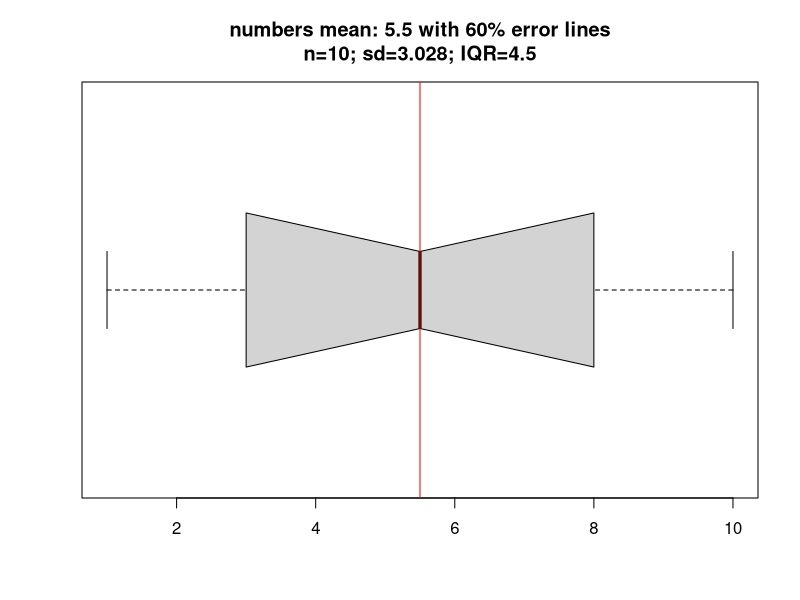
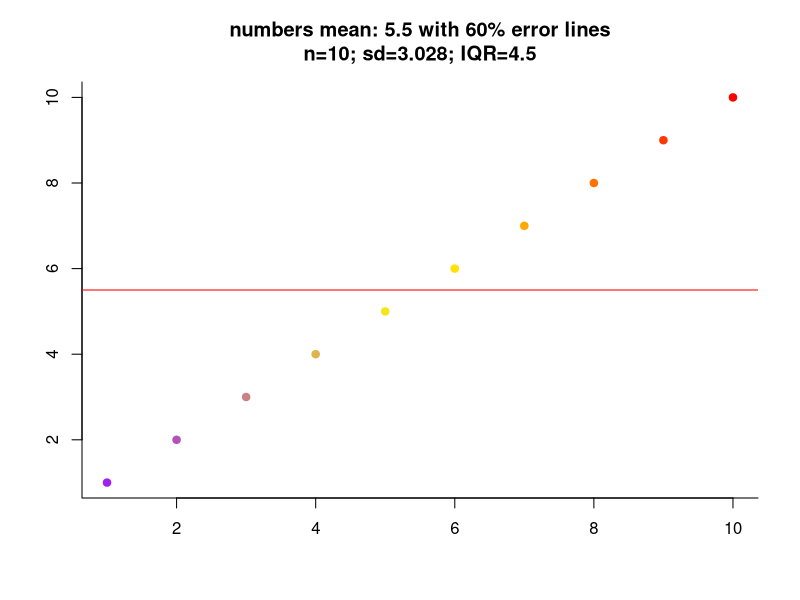
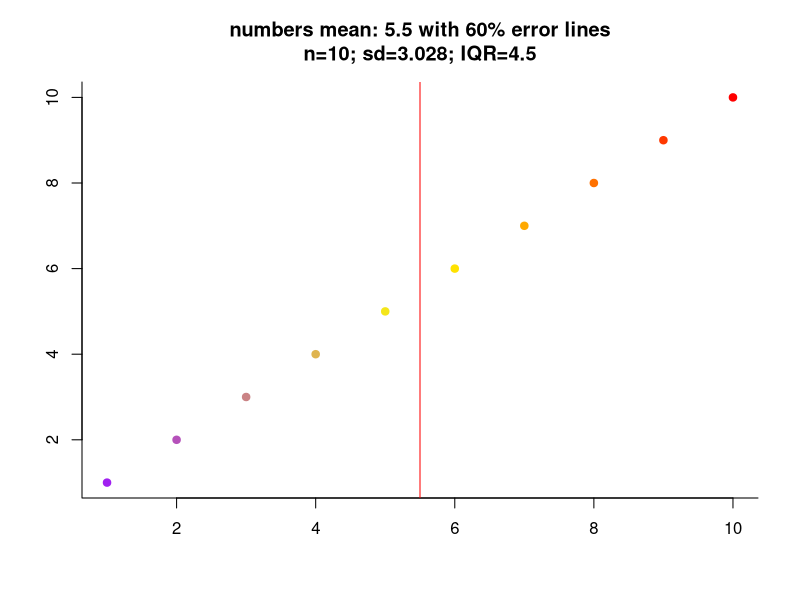
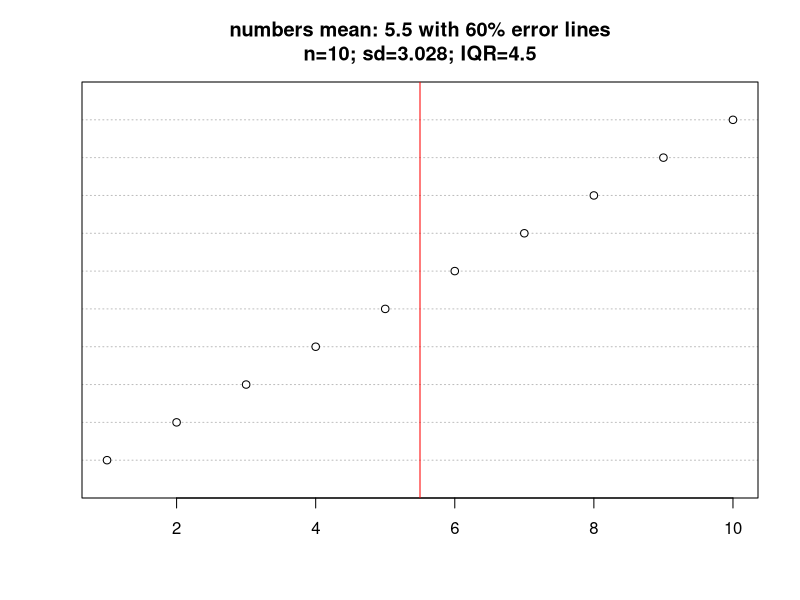
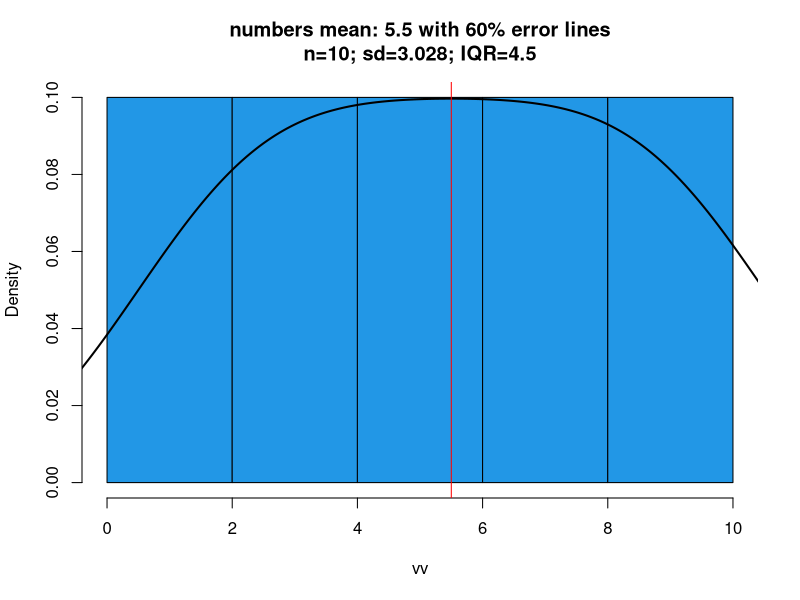
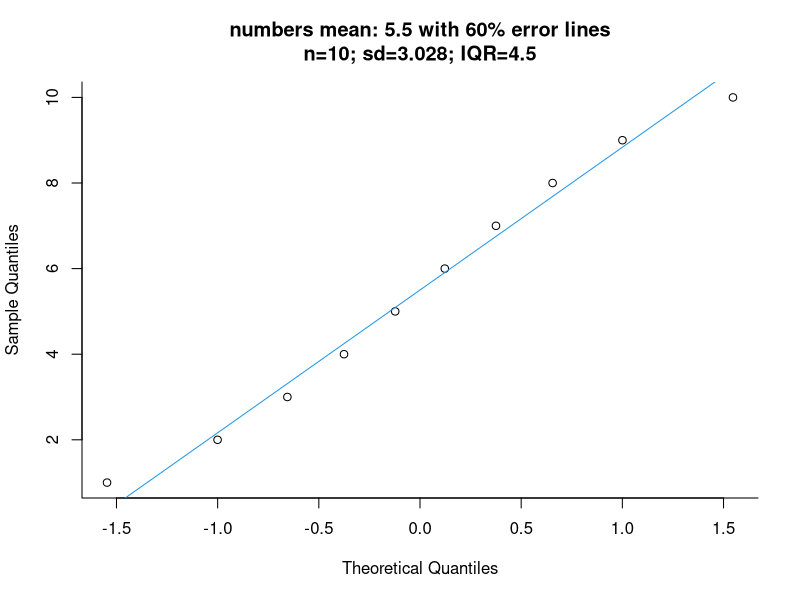

Reproduce these figures in R, in order.

gc()
start_time <- Sys.time()

folder <- r"[C:\Users\kelvi\Desktop\xyz]"
output_folder <- r"[C:\Users\kelvi\Desktop\xyz\Graphs]"

folder_locations <- c(folder, output_folder)

# check output folder exists
for (folder_location in folder_locations){
  if (!file.exists(paste(folder_location,sep=""))){
    dir.create(file.path(paste(folder_location,sep="")), recursive=TRUE) # recursive to also build any sub-folders
  }
}

##################################################

number_format <- function(num){
  if (is.na(num)){
    digits <- 0
  }
  else if (num > 0){
    digits <- floor(log10(num)) + 1
  }
  else if (num == 0){
    digits <- 1
  }
  else{
    digits <- floor(log10(abs(num))) + 1
  }
  
  if (digits > 3 | digits < 0){
    value <- formatC(num, format = "e", digits = 2)
    value <- sprintf("%.1e", num)
  }
  else if (digits <= 3 & !is.na(num)){
    value <- format(num, digits=2)
  }
  else {
    value <- 0
  }
  return (value)
}

##################################################

data <- 1:10#c(1,2,3,4,5,6,7,8,9,10)
typer <- rep(c("a","b"),times=5)#c("a","b","a","b","a","b","a","b","a","b")

# make a dataframe
df <- data.frame(data=data, type=typer)

# or read.csv
#df <- read.csv(file, stringsAsFactors=FALSE)

# write data summary
varsum <- summary(df)#data.frame(sapply(df, function(x) c(summary(x))))#, type = class(x)))
write.csv(varsum, file = paste(folder,"\\",'varsum.csv',sep=""),row.names=FALSE)

# rename columns
colnames(df)[1] <- "numbers"
colnames(df)[2] <- "letters"

df[[1]] <- as.integer(df[[1]])

# make date column
df$dater <- as.Date(df$numbers, origin="1970-01-01")

###################################################

# group by methods
dfx <- aggregate(numbers~letters, data=df, FUN=sum) # can also add conditions e.g. numbers~letters+dater

dfx1 <- tapply(df$numbers, df$letters, sum)

dfx2 <- by(df$numbers, df$letters, sum)

df1 <- split(df$numbers, df$letters)
df2 <- lapply(df1, sum)

dfxx <- data.frame(groups=names(df1), values=sapply(df1,sum))

##################################################


# case when and if else
df <- within(df, {
  y=NA
  y[numbers <= 3]="aaa"
  y[numbers > 3 & numbers <= 6]="bbb"
})

# if else
df$yy <- ifelse(is.na(df$y), "ccc", df$y)

##################################################

# filter df
df2 <- df[df$y=="bbb",]

# get all non numeric columns
df_chr <- df[!sapply(df, is.numeric)]

# get 4th text space from example sentence
text <- "abc def ghi jkl"
txt <- sub("^([^\\s]+\\s+){3}([^\\s]+).*", "\\2", text, perl=TRUE)

filename <- "C:\\Folder\\abc def 05-06-2026.txt"
# get date from filename
dater <- gsub("[a-zA-Z\\\\_\\.\\:\\s]","",filename,perl=TRUE)
# get everything except date
nodater <- gsub("[0-9]","",filename,perl=TRUE)
#nodater <- gsub("(?<=\\.).*(?=\\.txt)","",filename,perl=TRUE)

##################################################

# jitter function - to make similar view to dotchart
jitter <- function(values1){
  value <- 0.01*(max(values1)-min(values1))
  value1 <- values1 + (runif(n=1, min=1, max=length(values1))*value)
  return(value1)
}

# apply to df
df$jit <- mapply(jitter,df$numbers)

##################################################

# base r colour gradient - function from https://stackoverflow.com/questions/13353213/gradient-of-n-colors-ranging-from-color-1-and-color-2
color.gradient <- function(x, colors=c("purple", "yellow", "red"), 
                           colsteps=100) {
  return(colorRampPalette(colors)(colsteps)[
    findInterval(x, seq(min(x,na.rm = TRUE), max(x, na.rm = TRUE), length.out=colsteps))
  ])
}

##################################################

# graphs

# get sd and mean val
vv <- df[[1]] # column numbers or df$numbers
mean <- mean(vv)
mean_val <- mean(vv)
sd <- sd(vv)
iqr1 <- IQR(vv)

# get standard error (68%)
sd_err <- sd(vv)

# get standard error (95%)
sd_err_95 <- 2* sd(vv)

# determine how many values fall within this range
val_count <- df[df[1] > mean_val - sd_err & df[1] < mean_val + sd_err,]

val_count_95 <- df[df[1] > mean_val - sd_err & df[1] < mean_val + sd_err,]


# as pct
pct_val_count <- round((nrow(val_count)/nrow(df))*100,3)
pct_val_count_95 <- round((nrow(val_count_95)/nrow(df))*100,3)


graph_title <- paste(names(df[1])," mean: ",number_format(mean_val)," with ", pct_val_count_95, "% error lines",
                     "\nn=",length(vv),"; sd=",round(sd_err,3),"; IQR=",round(IQR(vv),3),sep="")

# create boxplot - base R
plot.new()
boxplot(vv, notch = TRUE, horizontal = TRUE, main=graph_title)
abline(v=mean_val,lty=1,col="red")
abline(v=mean_val+sd_err_95,lty=2,col="red")
abline(v=mean_val-sd_err_95,lty=2,col="red")
dev.copy(png, filename=paste(output_folder,"//","_boxplot.png",sep=""), width=30, height=15, units="cm", res=300)
dev.off()

# create scatterplot like dotchart - base R
ff <- mapply(jitter,vv)
plot.new()
plot(ff, pch=19, cex=1, col=color.gradient(ff), xlab="", ylab="", main=graph_title, bty = "l")
abline(h=(mean_val),lty=1,col="red")
abline(h=(mean_val+sd_err_95),lty=2,col="red")
abline(h=(mean_val-sd_err_95),lty=2,col="red")
dev.copy(png, filename=paste(output_folder,"//","_scatter_like_dotchart.png",sep=""), width=30, height=15, units="cm", res=300)
dev.off()

# create scatterplot like dotchart - base R
ff <- mapply(jitter,vv)
plot.new()
plot(x=ff,y=1:length(vv), pch=19, cex=1, col=color.gradient(ff), xlab="", ylab="", main=graph_title, bty = "l")
abline(v=(mean_val),lty=1,col="red")
abline(v=(mean_val+sd_err_95),lty=2,col="red")
abline(v=(mean_val-sd_err_95),lty=2,col="red")
dev.copy(png, filename=paste(output_folder,"//","_scatter_like_dotchart1.png",sep=""), width=30, height=15, units="cm", res=300)
dev.off()

# create dotplot - base R
plot.new()
dotchart(vv, main=graph_title)
abline(v=(mean_val),lty=1,col="red")
abline(v=(mean_val+sd_err_95),lty=2,col="red")
abline(v=(mean_val-sd_err_95),lty=2,col="red")
dev.copy(png, filename=paste(output_folder,"//","_dotplot.png",sep=""), width=30, height=15, units="cm", res=300)
dev.off()

# create probability density plot - base R
plot.new()
hist(vv, freq=FALSE, col=4, main=graph_title, bty = "l")
lines(density(vv), lwd=2)
abline(v=mean_val,lty=1,col="red")
abline(v=mean_val+sd_err_95,lty=2,col="red")
abline(v=mean_val-sd_err_95,lty=2,col="red")
#lines(density(vv, adj=.5), lwd=1)
#lines(density(vv, adj=2), lwd=1.5)
dev.copy(png, filename=paste(output_folder,"//","_prob.png",sep=""), width=30, height=15, units="cm", res=300)
dev.off()

# create qq plot - base R
plot.new()
qqnorm(vv, main=graph_title, bty = "l")
qqline(vv, col=4)
dev.copy(png, filename=paste(output_folder,"//","_qq.png",sep=""), width=30, height=15, units="cm", res=300)
dev.off()

##################################################


end_time <- Sys.time()
print(paste("runtime: ",end_time-start_time,sep=""))

##################################################

# remove locally saved plots
# list all files in folder location, and remove them all
files_del <- list.files(output_folder, pattern = "\\.png$", recursive = TRUE)

for (folder_name in files_del){
   unlink(paste(output_folder,"\\",folder_name,sep=""), recursive = TRUE)
}
